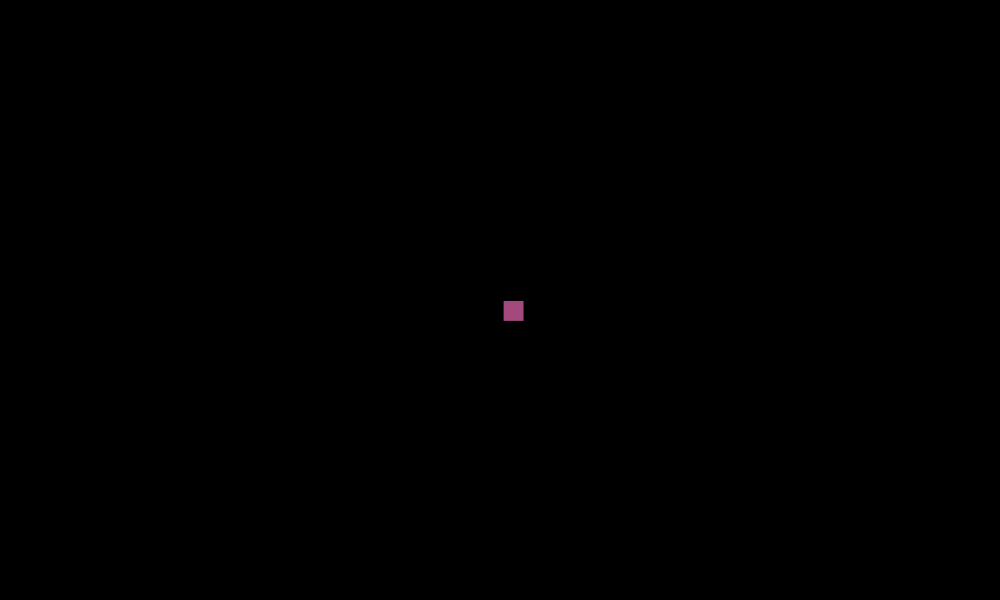
Frame 1 (no input)
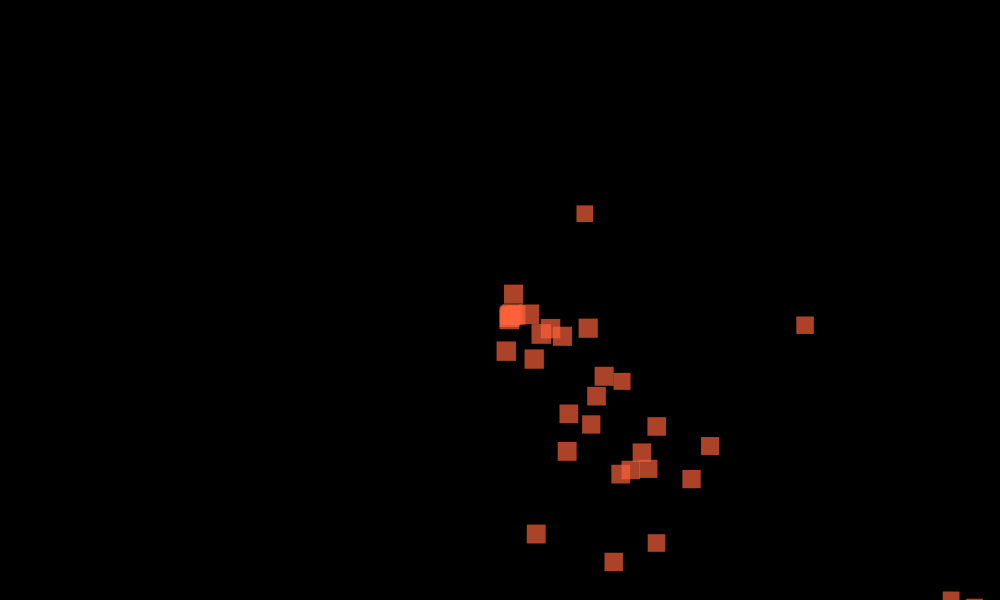
Frame 60 (the mouse pressed at the canvas centre just before this capture)
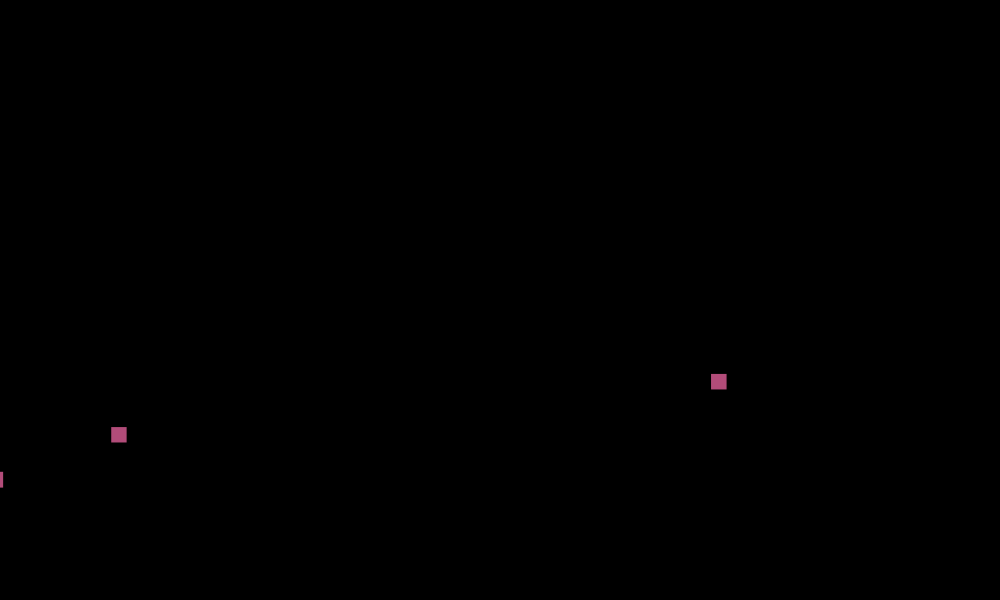
Frame 120 (the mouse held since frame 60 and released just before this capture)

The Processing sketch that drew these frames (run headless with seeded random() and noise(); from frame 60 on, the mouse is pressed at the canvas centre):

// Processing sketch: w10_particleForces3
// ── w10_particleForces3.pde
ArrayList<Particle> particles = new ArrayList<Particle>();
float x;
float y;

void setup() {
  size(1000, 600);

}

void draw() {
  background(0);
  
  particles.add(new Particle(width/2, height/2));

    
    
  fill(random(250,255),random(80,220),random(40,220),random(150,200));
    noStroke();   
  for (int i = 0; i < particles.size(); i++) {
    Particle p = particles.get(i);
    p.addAttract(random(200,300),random(500,520), 20);
    p.addRepel(mouseX, mouseY, 25);
    p.addRepel(width/2, height/2, 10);
    p.addRepel(random(700,750), random(530,600), 10);
    p.addGather(20);    
    p.update();
    //particles.add(new Particle(p.x,p.y));
    p.display();

  
    
    if (p.life < 0) {
      particles.remove(i);
    }
  }
}

  
// ── Particle.pde
class Particle {
  PVector pos;
  PVector vel;
  PVector acc;
  PVector target;
  float life;
  float maxSpeed;
  float a;


  Particle(float x, float y) {

    target = new PVector(mouseX,mouseY);
    pos = new PVector(x, y);
    vel = new PVector(random(-1, 6), random(-1, 6));
    acc = new PVector(0, 0);
    life = 300;
    maxSpeed = 40;
  }

  void update() {

    acc.mult(0.5);
    vel.add(acc);
    vel.limit(maxSpeed);
    pos.add(vel);
   

    life--;
  }

  void display() {
    float s = map(life, 300, 0, 20, 0);
    //float a = atan2(pos.y-y, pos.x-x);
    pushMatrix();
    //rotate(a/6);
    rect(pos.x, pos.y,s, s);
    popMatrix();
  }

  void addAttract(float x, float y, float maxForce) {
    float angle = atan2(y - pos.y, x - pos.x);
    float forceStr = maxForce / (1 + dist(pos.x, x, pos.y, y));
    PVector newForce = new PVector(cos(angle), sin(angle));
    newForce = newForce.mult(forceStr);
    acc.add(newForce);
  }
  
  void addRepel(float x, float y, float maxForce) {
     float angle = atan2(pos.y-y, pos.x-x);
    float forceStr = maxForce*2 / (1 + dist(pos.x, x, pos.y, y));
    PVector newForce = new PVector(cos(angle), tan(angle));
    newForce = newForce.mult(forceStr);
    acc.add(newForce);
    
  }
  
 void addGather(float maxForce){
   float angle = atan2(target.y - pos.y, target.x - pos.x);
   float forceStr = maxForce/pos.dist(target);
   PVector newForce = new PVector(sin(angle), sin(angle));
    newForce = newForce.mult(forceStr);
    acc.add(newForce);
   
   
 }
}
